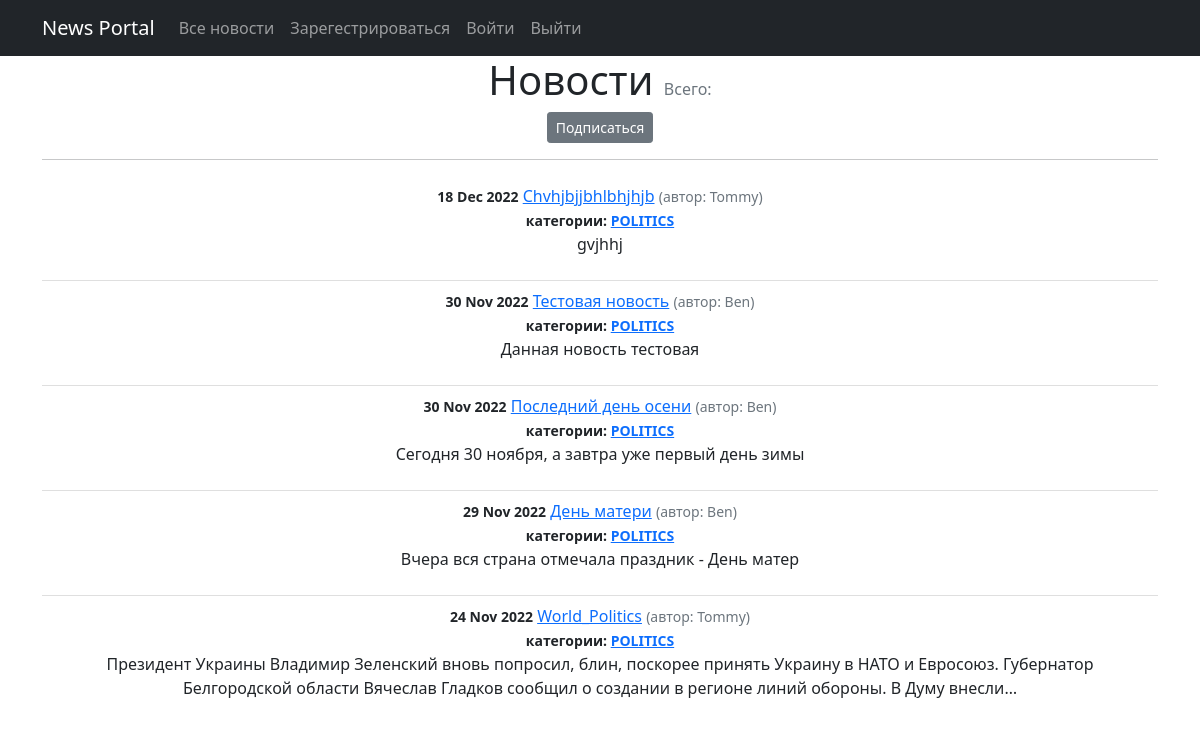
/news_id/categories/3, run on the app's committed database.
### news/models.py (models this page shows, shortened)
class Post(models.Model):
    author = models.ForeignKey(Author, on_delete=models.CASCADE)
    ARTICLE = "AR"
    NEWS = "NW"
    CATEGORY_CHOICES = (
        (ARTICLE, "Статья"),
        (NEWS, "Новость")
    )
    categoryTypes = models.CharField(max_length=2, choices=CATEGORY_CHOICES, default=ARTICLE)
    dateCreation = models.DateTimeField(auto_now_add=True)
    title = models.CharField(max_length=256)
    text = models.TextField()
    rating = models.IntegerField(default=0)
    category = models.ManyToManyField(Category, through='PostCategory')

class Author(models.Model):
    authorUser = models.OneToOneField(User, on_delete=models.CASCADE)
    authorRating = models.IntegerField(default=0)
    def __str__(self):
        return self.authorUser.username

class Category(models.Model):
    name = models.CharField(max_length=64, unique=True)
    subscribers = models.ManyToManyField(User, related_name='categories')
    def __str__(self):
        return self.name

### news/views.py (the view)
# urls.py: path('categories/<int:pk>', CategoryListView.as_view(), name='category_list'),
class CategoryListView(ListView):
    model = Post
    template_name = 'category_list.html'
    context_object_name = 'category_news'
    def get_queryset(self):
        self.category = get_object_or_404(Category, id=self.kwargs['pk'])
        queryset = Post.objects.filter(category=self.category).order_by('-dateCreation')
        return queryset
    def get_context_data(self, **kwargs):
        context = super().get_context_data(**kwargs)
        context['is_not_subscribers'] = self.request.user not in self.category.subscribers.all()
        context['category'] = self.category
        return context

### news/templates/category_list.html (shortened to what this page needs)
{% extends 'flatpages/default.html' %}
{% load custom_filters %}
{% load custom_tags %}
{% block content %}
<h1 class="text-center">Новости <span class="text-muted fs-6 fw-normal">Всего: {{ page.obj.paginator.count }}</span></h1>
    {% if is_not_subscribers %}
        <p class="text-center"><a href="{% url 'subscribe' category.id%}" class="btn btn-secondary btn-sm">Подписаться</a></p>
    {% endif %}
<hr>
<ul class="list-group list-group-flush">
    {% for post in category_news%}
        <li class="list-group-item">
            <small class="fw-bold">{{post.dateCreation|date:'d M Y' }}</small>
            <a href="{% url 'post_detail' post.id %}">{{ post.title }}</a>
            <small class="text-muted">(автор: {{ post.author }})</small> <br>
            <small class="fw-bold">категории:
                {% for category in post.category.all %}
                    <a href="{% url 'category_list' category.id%}">{{ category }}</a>
                {% endfor %}
            </small>
            <p>{{post.text | truncatechars:210}}</p>
        </li>
    {% endfor %}
</ul>
{% endblock content %}

### data on the page
Post: dateCreation "18 Dec 2022", title "Chvhjbjjbhlbhjhjb", author "Tommy", text "gvjhhj"
Category: name "POLITICS"
Post: dateCreation "30 Nov 2022", title "Тестовая новость", author "Ben", text "Данная новость тестовая"
Post: dateCreation "30 Nov 2022", title "Последний день осени", author "Ben", text "Сегодня 30 ноября, а завтра уже первый день зимы"
Post: dateCreation "29 Nov 2022", title "День матери", author "Ben", text "Вчера вся страна отмечала праздник - День матер"
Post: dateCreation "24 Nov 2022", title "World_Politics", author "Tommy", text "Президент Украины Владимир Зеленский вновь попросил, блин, поскорее принять Украину в НАТО и Евросоюз. Губернатор Белгородской области Вячеслав Гладков сообщил о создании в регионе линий обороны. В Думу внесли…"
